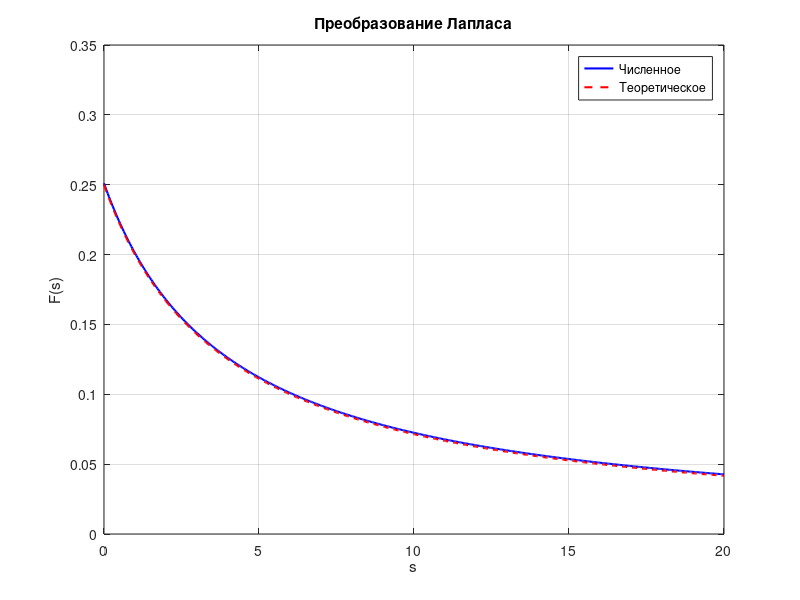

This chart was generated by the following MATLAB code:
% =========================================================
% ЛР4 — Задание 1
% Численное преобразование Лапласа
% f(t) = u(t) * exp(-2Nt)
% =========================================================

clear;
clc;

%% Параметры

N = 2;                 % можно менять
s = linspace(0, 20, 500);

t_max = 10;            % предел интегрирования (аппроксимация ∞)
t = linspace(0, t_max, 5000);
dt = t(2) - t(1);

%% Функция

f = exp(-2*N*t);

%% Численное преобразование Лапласа

F = zeros(size(s));

for k = 1:length(s)
    integrand = exp(-s(k)*t) .* f;
    F(k) = sum(integrand) * dt;
end

%% Теоретическое выражение (для сравнения)

F_theory = 1 ./ (s + 2*N);

%% =========================================================
% Графики
% =========================================================

figure('Visible','off','Name','Лаплас','NumberTitle','off');

plot(s, F, 'b', 'LineWidth', 1.5);
hold on;
plot(s, F_theory, 'r--', 'LineWidth', 1.5);
grid on;

title('Преобразование Лапласа');
xlabel('s');
ylabel('F(s)');
legend('Численное', 'Теоретическое');

%% Сохранение графика

exportgraphics(gcf, 'laplace_plot.png', 'Resolution', 300);
close(gcf);

%% Сохранение численного результата

fileID = fopen('laplace_result.txt','w');

fprintf(fileID, 'ЛР4 - Задание 1\n');
fprintf(fileID, 'f(t) = exp(-2*N*t)\n');
fprintf(fileID, 'N = %d\n\n', N);

fprintf(fileID, 's\tF_num\tF_theory\n');

for k = 1:length(s)
    fprintf(fileID, '%.4f\t%.6f\t%.6f\n', s(k), F(k), F_theory(k));
end

fclose(fileID);

disp('Готово: laplace_plot.png и laplace_result.txt');

drawnow;
exit;
